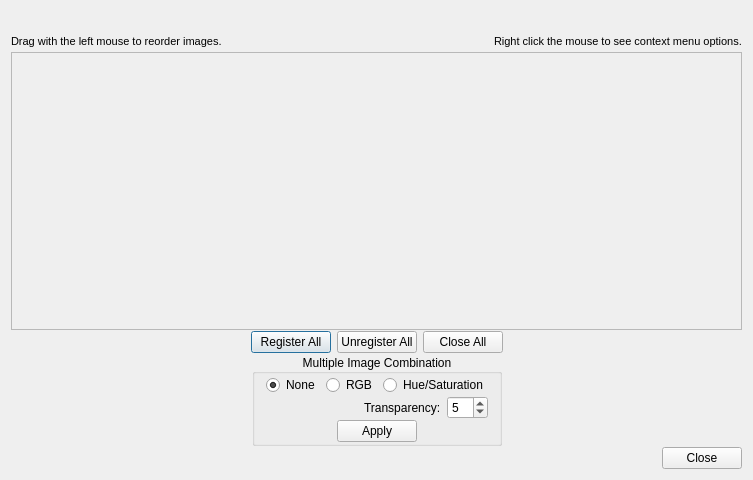
<?xml version="1.0" encoding="UTF-8"?>
<ui version="4.0">
 <class>ImageManagerDialogClass</class>
 <widget class="QDialog" name="ImageManagerDialogClass">
  <property name="geometry">
   <rect>
    <x>0</x>
    <y>0</y>
    <width>753</width>
    <height>480</height>
   </rect>
  </property>
  <property name="sizePolicy">
   <sizepolicy hsizetype="MinimumExpanding" vsizetype="Preferred">
    <horstretch>0</horstretch>
    <verstretch>0</verstretch>
   </sizepolicy>
  </property>
  <property name="minimumSize">
   <size>
    <width>220</width>
    <height>0</height>
   </size>
  </property>
  <property name="windowTitle">
   <string>ImageManagerDialog</string>
  </property>
  <layout class="QVBoxLayout" name="verticalLayout_2">
   <property name="spacing">
    <number>1</number>
   </property>
   <item>
    <spacer name="horizontalSpacer_8">
     <property name="orientation">
      <enum>Qt::Horizontal</enum>
     </property>
     <property name="sizeHint" stdset="0">
      <size>
       <width>40</width>
       <height>20</height>
      </size>
     </property>
    </spacer>
   </item>
   <item>
    <layout class="QHBoxLayout" name="horizontalLayout_6">
     <item>
      <widget class="QLabel" name="label">
       <property name="font">
        <font>
         <pointsize>8</pointsize>
        </font>
       </property>
       <property name="text">
        <string>Drag with the left mouse to reorder images.</string>
       </property>
      </widget>
     </item>
     <item>
      <spacer name="horizontalSpacer_2">
       <property name="orientation">
        <enum>Qt::Horizontal</enum>
       </property>
       <property name="sizeHint" stdset="0">
        <size>
         <width>40</width>
         <height>20</height>
        </size>
       </property>
      </spacer>
     </item>
     <item>
      <widget class="QLabel" name="label_2">
       <property name="font">
        <font>
         <pointsize>8</pointsize>
        </font>
       </property>
       <property name="text">
        <string>Right click the mouse to see context menu options.</string>
       </property>
      </widget>
     </item>
    </layout>
   </item>
   <item>
    <widget class="QScrollArea" name="imageHolder">
     <property name="widgetResizable">
      <bool>true</bool>
     </property>
     <widget class="QWidget" name="scrollAreaWidgetContents">
      <property name="geometry">
       <rect>
        <x>0</x>
        <y>0</y>
        <width>731</width>
        <height>247</height>
       </rect>
      </property>
     </widget>
    </widget>
   </item>
   <item>
    <layout class="QHBoxLayout" name="horizontalLayout_2">
     <item>
      <spacer name="horizontalSpacer_3">
       <property name="orientation">
        <enum>Qt::Horizontal</enum>
       </property>
       <property name="sizeHint" stdset="0">
        <size>
         <width>13</width>
         <height>20</height>
        </size>
       </property>
      </spacer>
     </item>
     <item>
      <widget class="QPushButton" name="registerButton">
       <property name="toolTip">
        <string>Register (display) all images.</string>
       </property>
       <property name="text">
        <string>Register All</string>
       </property>
      </widget>
     </item>
     <item>
      <widget class="QPushButton" name="unregisterButton">
       <property name="toolTip">
        <string>Unregister (remove from the display) all images.</string>
       </property>
       <property name="text">
        <string>Unregister All</string>
       </property>
      </widget>
     </item>
     <item>
      <widget class="QPushButton" name="closeButton">
       <property name="toolTip">
        <string>Close (remove from memory) all images.</string>
       </property>
       <property name="text">
        <string>Close All</string>
       </property>
      </widget>
     </item>
     <item>
      <spacer name="horizontalSpacer_4">
       <property name="orientation">
        <enum>Qt::Horizontal</enum>
       </property>
       <property name="sizeHint" stdset="0">
        <size>
         <width>13</width>
         <height>20</height>
        </size>
       </property>
      </spacer>
     </item>
    </layout>
   </item>
   <item>
    <layout class="QHBoxLayout" name="horizontalLayout_5">
     <item>
      <spacer name="horizontalSpacer_9">
       <property name="orientation">
        <enum>Qt::Horizontal</enum>
       </property>
       <property name="sizeHint" stdset="0">
        <size>
         <width>40</width>
         <height>20</height>
        </size>
       </property>
      </spacer>
     </item>
     <item>
      <widget class="QGroupBox" name="colorRestrictionsGroupBox">
       <property name="title">
        <string>Multiple Image Combination</string>
       </property>
       <property name="alignment">
        <set>Qt::AlignCenter</set>
       </property>
       <layout class="QVBoxLayout" name="verticalLayout">
        <property name="spacing">
         <number>1</number>
        </property>
        <property name="topMargin">
         <number>1</number>
        </property>
        <property name="bottomMargin">
         <number>1</number>
        </property>
        <item>
         <layout class="QHBoxLayout" name="horizontalLayout_4">
          <item>
           <widget class="QRadioButton" name="noneRadio">
            <property name="toolTip">
             <string>Use default color settings.</string>
            </property>
            <property name="text">
             <string>None</string>
            </property>
            <property name="checked">
             <bool>true</bool>
            </property>
           </widget>
          </item>
          <item>
           <widget class="QRadioButton" name="colorPerImageRadio">
            <property name="toolTip">
             <string>Each image should be displayed using its specified color and its saturation reflecting image intensity.</string>
            </property>
            <property name="text">
             <string>RGB</string>
            </property>
           </widget>
          </item>
          <item>
           <widget class="QRadioButton" name="colorMasterImageRadio">
            <property name="toolTip">
             <string>Display all images with the color coming from one image and the saturation coming from another image.</string>
            </property>
            <property name="text">
             <string>Hue/Saturation</string>
            </property>
           </widget>
          </item>
         </layout>
        </item>
        <item>
         <layout class="QHBoxLayout" name="horizontalLayout_3">
          <item>
           <spacer name="horizontalSpacer">
            <property name="orientation">
             <enum>Qt::Horizontal</enum>
            </property>
            <property name="sizeHint" stdset="0">
             <size>
              <width>40</width>
              <height>20</height>
             </size>
            </property>
           </spacer>
          </item>
          <item>
           <widget class="QLabel" name="transparencyLabel">
            <property name="text">
             <string>Transparency:</string>
            </property>
           </widget>
          </item>
          <item>
           <widget class="QSpinBox" name="transparencySpinBox">
            <property name="maximum">
             <number>10</number>
            </property>
            <property name="value">
             <number>5</number>
            </property>
           </widget>
          </item>
         </layout>
        </item>
        <item>
         <layout class="QHBoxLayout" name="horizontalLayout_8">
          <item>
           <spacer name="horizontalSpacer_5">
            <property name="orientation">
             <enum>Qt::Horizontal</enum>
            </property>
            <property name="sizeHint" stdset="0">
             <size>
              <width>40</width>
              <height>20</height>
             </size>
            </property>
           </spacer>
          </item>
          <item>
           <widget class="QPushButton" name="applyButton">
            <property name="toolTip">
             <string>Apply the indicated color restrictions to the viewer display.</string>
            </property>
            <property name="text">
             <string>Apply</string>
            </property>
           </widget>
          </item>
          <item>
           <spacer name="horizontalSpacer_6">
            <property name="orientation">
             <enum>Qt::Horizontal</enum>
            </property>
            <property name="sizeHint" stdset="0">
             <size>
              <width>40</width>
              <height>20</height>
             </size>
            </property>
           </spacer>
          </item>
         </layout>
        </item>
       </layout>
      </widget>
     </item>
     <item>
      <spacer name="horizontalSpacer_10">
       <property name="orientation">
        <enum>Qt::Horizontal</enum>
       </property>
       <property name="sizeHint" stdset="0">
        <size>
         <width>40</width>
         <height>20</height>
        </size>
       </property>
      </spacer>
     </item>
    </layout>
   </item>
   <item>
    <layout class="QHBoxLayout" name="horizontalLayout">
     <item>
      <spacer name="horizontalSpacer_7">
       <property name="orientation">
        <enum>Qt::Horizontal</enum>
       </property>
       <property name="sizeHint" stdset="0">
        <size>
         <width>983</width>
         <height>20</height>
        </size>
       </property>
      </spacer>
     </item>
     <item>
      <widget class="QPushButton" name="closeDialogButton">
       <property name="toolTip">
        <string>Close this dialog.</string>
       </property>
       <property name="text">
        <string>Close</string>
       </property>
      </widget>
     </item>
    </layout>
   </item>
  </layout>
 </widget>
 <layoutdefault spacing="6" margin="11"/>
 <resources/>
 <connections/>
</ui>
